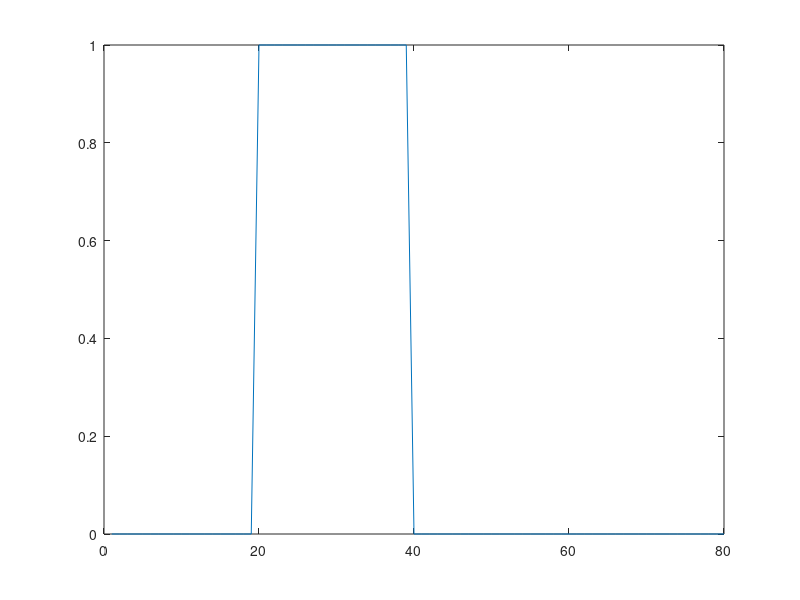

This figure's MATLAB source:
%code to model traffic flow

%traffic at  stop light
%modifying code from garcia II edition

clear all;
N = 80;
L = 400; %meters of track

h = L/N;

vmax = 25;%maximum car speed

k = 0.2;%h/vmax; %to simulate realistic scenario

%set moment in time when last car starts moving

fprintf('Last car starts moving after %g steps\n',(L/4)/(vmax*k));
nstep = input('Enter number of steps: '); %last car starts moving when traffic is no longer bumper to bumper

mu = k/(2*h); %for FTCS part
lambda = k^2/(2*h^2); %for Lax-Wendroff

%set IC's and periodic boundary
%periodic boundaries are chosen to resemble the start of a race on a
%circular track
umax = 1; %max density
Qmax = 0.25*umax*vmax; %flux=density x speed

u = zeros(1,N);
for ii=round(N/4):round(N/2-1)
    u(ii) = umax;
end

%periodic BC's
ip(1:N) = (1:N)+1; %position i+1 at time n
im(1:N) = (1:N)-1; %postion i-1 at time n
ip(N) = 1;
im(1) = N;
jj = 1;
while jj<=nstep
    Q = u.*(vmax*(1-u/umax));
    %lax-wendroff
    cpstar = vmax*(1- (u(ip)+u(1:N))/umax);
    cmstar = vmax*(1- (u(1:N)+u(im))/umax);
    u(1:N) = u(1:N) - mu*(Q(ip) - Q(im)) + lambda*(cpstar.*(Q(ip)+Q(1:N))...
        -cmstar.*(Q(1:N)-Q(im)));
    jj = jj + 1;
end

Nvec = 1:N;
plot(Nvec,u);